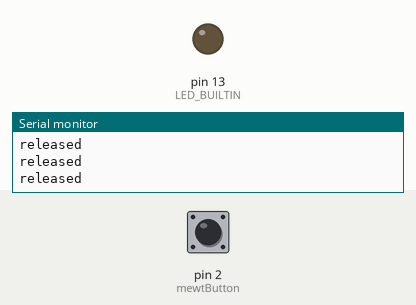
Simulated run of this sketch. Board: Arduino Uno, built with avr-gcc and run on an emulated ATmega328P. Shown: output pins drawn as LEDs (lit = HIGH), the last lines printed to the serial monitor. Inputs (shaded band) come from the test bench; at power-on: pin 2 (mewtButton) HIGH.

Above: at 2.8 s.
2.9 s: pin 2 (mewtButton) pulled LOW for 1.2 s
At 3.3 s:
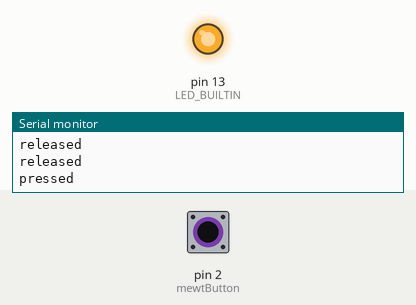
6.5 s: pin 2 (mewtButton) pulled LOW for 3.2 s
At 11.1 s:
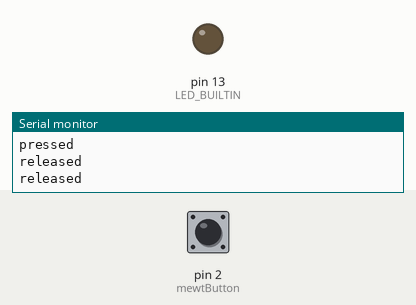
Timing chart, 0 to 12.6 s (numbered marks = the images above; inputs shaded):
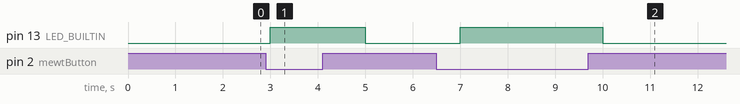

Measured:
- after the input at 2.9 s, pin 13 (LED_BUILTIN): LOW → HIGH after 0.10 s, → LOW 2.0 s later
- after the input at 6.5 s, pin 13 (LED_BUILTIN): LOW → HIGH after 0.50 s, → LOW 3.0 s later

The sketch:

mewt-button-test.ino
```cpp
const int mewtButton = 2;
   int mewtState = 0;
   byte inByte;
   int inInt;

void setup() {
Serial.begin(9600);
Serial.setTimeout(50);
// initialize digital pin LED_BUILTIN as an output.
pinMode(LED_BUILTIN, OUTPUT);
pinMode(mewtButton, INPUT_PULLUP);
}

// the loop function runs over and over again forever
void loop() {
mewtState = digitalRead(mewtButton);

if (mewtState == LOW) {
  digitalWrite(LED_BUILTIN, HIGH);
  Serial.println("pressed");
  delay(500);
}
if (mewtState == HIGH) {
  digitalWrite(LED_BUILTIN, LOW);
  Serial.println("released");
  delay(500);
}
delay(500);
}
```
